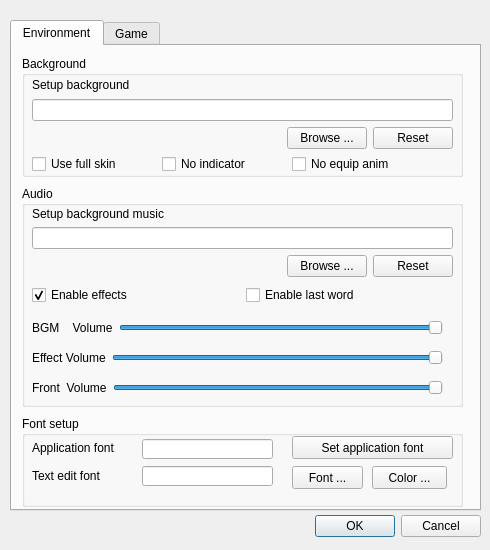
<?xml version="1.0" encoding="UTF-8"?>
<ui version="4.0">
 <class>ConfigDialog</class>
 <widget class="QDialog" name="ConfigDialog">
  <property name="windowModality">
   <enum>Qt::WindowModal</enum>
  </property>
  <property name="geometry">
   <rect>
    <x>0</x>
    <y>0</y>
    <width>490</width>
    <height>550</height>
   </rect>
  </property>
  <property name="sizePolicy">
   <sizepolicy hsizetype="Preferred" vsizetype="Preferred">
    <horstretch>0</horstretch>
    <verstretch>0</verstretch>
   </sizepolicy>
  </property>
  <property name="minimumSize">
   <size>
    <width>400</width>
    <height>500</height>
   </size>
  </property>
  <property name="baseSize">
   <size>
    <width>500</width>
    <height>550</height>
   </size>
  </property>
  <property name="windowTitle">
   <string>Config dialog</string>
  </property>
  <widget class="QTabWidget" name="tabWidget">
   <property name="geometry">
    <rect>
     <x>10</x>
     <y>20</y>
     <width>471</width>
     <height>491</height>
    </rect>
   </property>
   <property name="minimumSize">
    <size>
     <width>0</width>
     <height>480</height>
    </size>
   </property>
   <property name="currentIndex">
    <number>0</number>
   </property>
   <widget class="QWidget" name="envTab">
    <attribute name="title">
     <string>Environment</string>
    </attribute>
    <widget class="QGroupBox" name="audioGroupBox">
     <property name="geometry">
      <rect>
       <x>10</x>
       <y>140</y>
       <width>441</width>
       <height>221</height>
      </rect>
     </property>
     <property name="title">
      <string>Audio</string>
     </property>
     <widget class="QWidget" name="layoutWidget1">
      <property name="geometry">
       <rect>
        <x>10</x>
        <y>20</y>
        <width>421</width>
        <height>71</height>
       </rect>
      </property>
      <layout class="QVBoxLayout" name="verticalLayout_5">
       <item>
        <widget class="QLabel" name="setupBgMusicLabel">
         <property name="text">
          <string>Setup background music</string>
         </property>
         <property name="buddy">
          <cstring>bgMusicPathLineEdit</cstring>
         </property>
        </widget>
       </item>
       <item>
        <widget class="QLineEdit" name="bgMusicPathLineEdit">
         <property name="readOnly">
          <bool>true</bool>
         </property>
        </widget>
       </item>
       <item>
        <layout class="QHBoxLayout" name="horizontalLayout_2">
         <item>
          <spacer name="horizontalSpacer_2">
           <property name="orientation">
            <enum>Qt::Horizontal</enum>
           </property>
           <property name="sizeHint" stdset="0">
            <size>
             <width>40</width>
             <height>20</height>
            </size>
           </property>
          </spacer>
         </item>
         <item>
          <widget class="QPushButton" name="browseBgMusicButton">
           <property name="text">
            <string>Browse ...</string>
           </property>
          </widget>
         </item>
         <item>
          <widget class="QPushButton" name="resetBgMusicButton">
           <property name="text">
            <string>Reset</string>
           </property>
          </widget>
         </item>
        </layout>
       </item>
      </layout>
     </widget>
     <widget class="QWidget" name="layoutWidget2">
      <property name="geometry">
       <rect>
        <x>10</x>
        <y>100</y>
        <width>421</width>
        <height>18</height>
       </rect>
      </property>
      <layout class="QHBoxLayout" name="horizontalLayout_3">
       <item>
        <widget class="QCheckBox" name="enableEffectCheckBox">
         <property name="text">
          <string>Enable effects</string>
         </property>
         <property name="checked">
          <bool>true</bool>
         </property>
        </widget>
       </item>
       <item>
        <widget class="QCheckBox" name="enableLastWordCheckBox">
         <property name="text">
          <string>Enable last word</string>
         </property>
        </widget>
       </item>
      </layout>
     </widget>
     <widget class="QWidget" name="layoutWidget3">
      <property name="geometry">
       <rect>
        <x>10</x>
        <y>130</y>
        <width>411</width>
        <height>24</height>
       </rect>
      </property>
      <layout class="QHBoxLayout" name="horizontalLayout_5">
       <item>
        <widget class="QLabel" name="bgmVolumeLabel">
         <property name="text">
          <string>BGM    Volume</string>
         </property>
         <property name="buddy">
          <cstring>bgmVolumeSlider</cstring>
         </property>
        </widget>
       </item>
       <item>
        <widget class="QSlider" name="bgmVolumeSlider">
         <property name="maximum">
          <number>100</number>
         </property>
         <property name="value">
          <number>100</number>
         </property>
         <property name="orientation">
          <enum>Qt::Horizontal</enum>
         </property>
        </widget>
       </item>
      </layout>
     </widget>
     <widget class="QWidget" name="layoutWidget3_2">
      <property name="geometry">
       <rect>
        <x>10</x>
        <y>160</y>
        <width>411</width>
        <height>24</height>
       </rect>
      </property>
      <layout class="QHBoxLayout" name="horizontalLayout_6">
       <item>
        <widget class="QLabel" name="effectVolumeLabel">
         <property name="text">
          <string>Effect Volume</string>
         </property>
         <property name="buddy">
          <cstring>bgmVolumeSlider</cstring>
         </property>
        </widget>
       </item>
       <item>
        <widget class="QSlider" name="effectVolumeSlider">
         <property name="maximum">
          <number>100</number>
         </property>
         <property name="value">
          <number>100</number>
         </property>
         <property name="orientation">
          <enum>Qt::Horizontal</enum>
         </property>
        </widget>
       </item>
      </layout>
     </widget>
     <widget class="QWidget" name="layoutWidget3_3">
      <property name="geometry">
       <rect>
        <x>10</x>
        <y>190</y>
        <width>411</width>
        <height>24</height>
       </rect>
      </property>
      <layout class="QHBoxLayout" name="horizontalLayout_8">
       <item>
        <widget class="QLabel" name="effectVolumeLabel_2">
         <property name="text">
          <string>Front  Volume</string>
         </property>
         <property name="buddy">
          <cstring>bgmVolumeSlider</cstring>
         </property>
        </widget>
       </item>
       <item>
        <widget class="QSlider" name="frontVolumeSlider">
         <property name="maximum">
          <number>100</number>
         </property>
         <property name="value">
          <number>100</number>
         </property>
         <property name="orientation">
          <enum>Qt::Horizontal</enum>
         </property>
        </widget>
       </item>
      </layout>
     </widget>
    </widget>
    <widget class="QGroupBox" name="bgGroupBox">
     <property name="geometry">
      <rect>
       <x>10</x>
       <y>10</y>
       <width>441</width>
       <height>121</height>
      </rect>
     </property>
     <property name="title">
      <string>Background</string>
     </property>
     <widget class="QWidget" name="layoutWidget4">
      <property name="geometry">
       <rect>
        <x>10</x>
        <y>20</y>
        <width>421</width>
        <height>73</height>
       </rect>
      </property>
      <layout class="QVBoxLayout" name="verticalLayout_2">
       <item>
        <layout class="QVBoxLayout" name="verticalLayout">
         <item>
          <widget class="QLabel" name="backgrounSetupLabel">
           <property name="text">
            <string>Setup background</string>
           </property>
           <property name="buddy">
            <cstring>bgPathLineEdit</cstring>
           </property>
          </widget>
         </item>
         <item>
          <widget class="QLineEdit" name="bgPathLineEdit">
           <property name="readOnly">
            <bool>true</bool>
           </property>
          </widget>
         </item>
        </layout>
       </item>
       <item>
        <layout class="QHBoxLayout" name="horizontalLayout">
         <item>
          <spacer name="horizontalSpacer">
           <property name="orientation">
            <enum>Qt::Horizontal</enum>
           </property>
           <property name="sizeHint" stdset="0">
            <size>
             <width>40</width>
             <height>20</height>
            </size>
           </property>
          </spacer>
         </item>
         <item>
          <widget class="QPushButton" name="browseBgButton">
           <property name="text">
            <string>Browse ...</string>
           </property>
          </widget>
         </item>
         <item>
          <widget class="QPushButton" name="resetBgButton">
           <property name="text">
            <string>Reset</string>
           </property>
          </widget>
         </item>
        </layout>
       </item>
      </layout>
     </widget>
     <widget class="QCheckBox" name="noIndicatorCheckBox">
      <property name="geometry">
       <rect>
        <x>140</x>
        <y>100</y>
        <width>121</width>
        <height>16</height>
       </rect>
      </property>
      <property name="text">
       <string>No indicator</string>
      </property>
     </widget>
     <widget class="QCheckBox" name="noEquipAnimCheckBox">
      <property name="geometry">
       <rect>
        <x>270</x>
        <y>100</y>
        <width>151</width>
        <height>16</height>
       </rect>
      </property>
      <property name="text">
       <string>No equip anim</string>
      </property>
     </widget>
     <widget class="QCheckBox" name="fullSkinCheckBox">
      <property name="geometry">
       <rect>
        <x>10</x>
        <y>100</y>
        <width>121</width>
        <height>16</height>
       </rect>
      </property>
      <property name="text">
       <string>Use full skin</string>
      </property>
     </widget>
    </widget>
    <widget class="QGroupBox" name="fontSetupGroupBox">
     <property name="geometry">
      <rect>
       <x>10</x>
       <y>370</y>
       <width>441</width>
       <height>91</height>
      </rect>
     </property>
     <property name="minimumSize">
      <size>
       <width>50</width>
       <height>30</height>
      </size>
     </property>
     <property name="title">
      <string>Font setup</string>
     </property>
     <widget class="QPushButton" name="changeAppFontButton">
      <property name="geometry">
       <rect>
        <x>270</x>
        <y>20</y>
        <width>161</width>
        <height>23</height>
       </rect>
      </property>
      <property name="text">
       <string>Set application font</string>
      </property>
     </widget>
     <widget class="QLabel" name="appFontLabel">
      <property name="geometry">
       <rect>
        <x>10</x>
        <y>24</y>
        <width>96</width>
        <height>16</height>
       </rect>
      </property>
      <property name="text">
       <string>Application font</string>
      </property>
      <property name="buddy">
       <cstring>appFontLineEdit</cstring>
      </property>
     </widget>
     <widget class="QLineEdit" name="appFontLineEdit">
      <property name="enabled">
       <bool>true</bool>
      </property>
      <property name="geometry">
       <rect>
        <x>120</x>
        <y>23</y>
        <width>131</width>
        <height>20</height>
       </rect>
      </property>
      <property name="readOnly">
       <bool>true</bool>
      </property>
     </widget>
     <widget class="QLineEdit" name="textEditFontLineEdit">
      <property name="enabled">
       <bool>true</bool>
      </property>
      <property name="geometry">
       <rect>
        <x>120</x>
        <y>50</y>
        <width>131</width>
        <height>20</height>
       </rect>
      </property>
      <property name="readOnly">
       <bool>true</bool>
      </property>
     </widget>
     <widget class="QPushButton" name="setTextEditFontButton">
      <property name="geometry">
       <rect>
        <x>270</x>
        <y>50</y>
        <width>71</width>
        <height>23</height>
       </rect>
      </property>
      <property name="text">
       <string>Font ...</string>
      </property>
     </widget>
     <widget class="QLabel" name="textEditFontLabel">
      <property name="geometry">
       <rect>
        <x>10</x>
        <y>52</y>
        <width>91</width>
        <height>16</height>
       </rect>
      </property>
      <property name="text">
       <string>Text edit font</string>
      </property>
      <property name="buddy">
       <cstring>textEditFontLineEdit</cstring>
      </property>
     </widget>
     <widget class="QPushButton" name="setTextEditColorButton">
      <property name="geometry">
       <rect>
        <x>350</x>
        <y>50</y>
        <width>75</width>
        <height>23</height>
       </rect>
      </property>
      <property name="text">
       <string>Color ...</string>
      </property>
     </widget>
    </widget>
   </widget>
   <widget class="QWidget" name="gameTab">
    <attribute name="title">
     <string>Game</string>
    </attribute>
    <widget class="QWidget" name="horizontalLayoutWidget">
     <property name="geometry">
      <rect>
       <x>10</x>
       <y>170</y>
       <width>441</width>
       <height>22</height>
      </rect>
     </property>
     <layout class="QHBoxLayout" name="horizontalLayout_4">
      <item>
       <widget class="QLabel" name="bubbleChatBoxKeepLabel">
        <property name="text">
         <string>Bubble Chat Box Keep Time</string>
        </property>
       </widget>
      </item>
      <item>
       <widget class="QSpinBox" name="bubbleChatBoxKeepSpinBox">
        <property name="maximum">
         <number>5000</number>
        </property>
        <property name="value">
         <number>2000</number>
        </property>
       </widget>
      </item>
     </layout>
    </widget>
    <widget class="QWidget" name="layoutWidget">
     <property name="geometry">
      <rect>
       <x>11</x>
       <y>11</y>
       <width>441</width>
       <height>150</height>
      </rect>
     </property>
     <layout class="QVBoxLayout" name="verticalLayout_3">
      <item>
       <widget class="QCheckBox" name="neverNullifyMyTrickCheckBox">
        <property name="text">
         <string>Never nullify my single target trick</string>
        </property>
        <property name="checked">
         <bool>false</bool>
        </property>
       </widget>
      </item>
      <item>
       <widget class="QCheckBox" name="autoTargetCheckBox">
        <property name="enabled">
         <bool>true</bool>
        </property>
        <property name="text">
         <string>Enable auto target</string>
        </property>
        <property name="checked">
         <bool>false</bool>
        </property>
       </widget>
      </item>
      <item>
       <widget class="QCheckBox" name="intellectualSelectionCheckBox">
        <property name="enabled">
         <bool>true</bool>
        </property>
        <property name="text">
         <string>Enable intellectual selection</string>
        </property>
        <property name="checked">
         <bool>false</bool>
        </property>
       </widget>
      </item>
      <item>
       <widget class="QCheckBox" name="doubleClickCheckBox">
        <property name="enabled">
         <bool>true</bool>
        </property>
        <property name="text">
         <string>Enable double-click</string>
        </property>
        <property name="checked">
         <bool>false</bool>
        </property>
       </widget>
      </item>
      <item>
       <widget class="QCheckBox" name="superDragCheckBox">
        <property name="enabled">
         <bool>true</bool>
        </property>
        <property name="text">
         <string>Enable super-drag</string>
        </property>
        <property name="checked">
         <bool>false</bool>
        </property>
       </widget>
      </item>
      <item>
       <widget class="QCheckBox" name="backgroundChangeCheckBox">
        <property name="text">
         <string>Enable auto background change according to Lord</string>
        </property>
       </widget>
      </item>
      <item>
       <widget class="QCheckBox" name="backgroundCardDescription">
        <property name="text">
         <string>The card description shows the English name</string>
        </property>
       </widget>
      </item>
     </layout>
    </widget>
    <widget class="QGroupBox" name="groupBoxRecorder">
     <property name="geometry">
      <rect>
       <x>10</x>
       <y>200</y>
       <width>440</width>
       <height>60</height>
      </rect>
     </property>
     <property name="title">
      <string>录像</string>
     </property>
     <layout class="QHBoxLayout" name="horizontalLayout_7">
      <item>
       <widget class="QCheckBox" name="checkBoxRecorderAutoSave">
        <property name="toolTip">
         <string>录像将会自动保存到recorder目录下</string>
        </property>
        <property name="text">
         <string>自动保存</string>
        </property>
       </widget>
      </item>
      <item>
       <widget class="QCheckBox" name="checkBoxRecorderNetworkOnly">
        <property name="text">
         <string>仅保存联机录像</string>
        </property>
       </widget>
      </item>
      <item>
       <widget class="QCheckBox" name="checkBoxRecorderEventSave">
        <property name="toolTip">
         <string>用于记录闪退的录像，会在相同文件夹下生成debug.txt；因为是即时记录，会占用部分性能，可能导致游戏卡顿或缓慢。</string>
        </property>
        <property name="text">
         <string>即时保存</string>
        </property>
       </widget>
      </item>
     </layout>
    </widget>
    <zorder>layoutWidget</zorder>
    <zorder>horizontalLayoutWidget</zorder>
    <zorder>groupBoxRecorder</zorder>
   </widget>
  </widget>
  <widget class="QDialogButtonBox" name="buttonBox">
   <property name="geometry">
    <rect>
     <x>140</x>
     <y>510</y>
     <width>341</width>
     <height>32</height>
    </rect>
   </property>
   <property name="orientation">
    <enum>Qt::Horizontal</enum>
   </property>
   <property name="standardButtons">
    <set>QDialogButtonBox::Cancel|QDialogButtonBox::Ok</set>
   </property>
  </widget>
 </widget>
 <resources/>
 <connections>
  <connection>
   <sender>buttonBox</sender>
   <signal>accepted()</signal>
   <receiver>ConfigDialog</receiver>
   <slot>accept()</slot>
   <hints>
    <hint type="sourcelabel">
     <x>248</x>
     <y>254</y>
    </hint>
    <hint type="destinationlabel">
     <x>157</x>
     <y>274</y>
    </hint>
   </hints>
  </connection>
  <connection>
   <sender>buttonBox</sender>
   <signal>rejected()</signal>
   <receiver>ConfigDialog</receiver>
   <slot>reject()</slot>
   <hints>
    <hint type="sourcelabel">
     <x>316</x>
     <y>260</y>
    </hint>
    <hint type="destinationlabel">
     <x>286</x>
     <y>274</y>
    </hint>
   </hints>
  </connection>
 </connections>
</ui>
